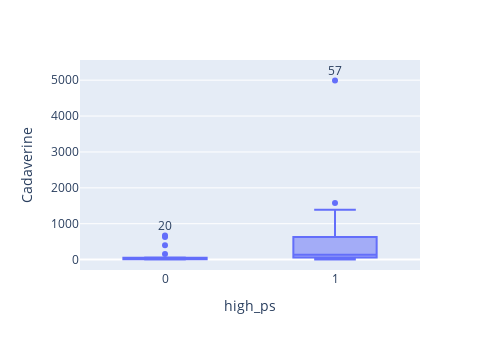

Notebook code cell kept with this figure:
### Code cell
fig, res = get_box(ps_meta, "high_ps", met_cols[0], 'less')
fig.show()

### Figure 1 — Plotly figure (JSON) as saved in the notebook; plotly's stock layout.template omitted (floating-point values rounded to 4 significant figures)
{"data": [{"alignmentgroup": "True", "hovertemplate": "high_ps=%{x}<br>Cadaverine=%{y}<extra></extra>", "legendgroup": "", "marker": {"color": "#636efa"}, "name": "", "notched": false, "offsetgroup": "", "orientation": "v", "showlegend": false, "type": "box", "x": [0, 0, 0, 1, 1, 1, 0, 1, 1, 1, 1, 1, 1, 1, 1, 1, 1, 1, 1, 1, 1, 1, 1, 1, 1, 1, 1, 1, 0, 1, 1, 1, 0, 0, 1, 1, 1, 0, 0, 1, 1, 1, 0, 0, 1, 1, 1, 1, 1, 0, 1, 1, 1, 1, 1, 1, 1, 1, 0, 1, 1, 1, 1, 1, 0, 1, 1, 1, 0, 0, 1, 0, 1, 1, 0, 0, 0], "x0": " ", "xaxis": "x", "y": [29.57, 56.56, 34.75, 4.71, 28.28, 120.0, 674.6, 4991.0, 103.5, 113.3, 127.0, 75.6, 28.46, 122.4, 3.31, 41.03, 13.05, 43.99, 16.01, 439.9, 59.33, 1388.0, 707.9, 221.8, 887.2, 1144.0, 61.74, 2.86, 7.21, 1575.0, 746.7, 155.1, 7.36, 13.96, 558.2, 966.7, 9.26, 13.6, 632.1, 11.13, 491.7, 168.4, 5.12, 6.93, 11.24, 75.04, 60.63, 134.0, 695.0, 5.88, 133.1, 524.9, 391.9, 67.46, 608.1, 741.2, 22.73, 192.2, 159.5, 977.8, 229.2, 31.61, 208.9, 510.1, 6.62, 92.79, 828.1, 234.7, 397.4, 9.2, 1163.0, 31.24, 767.1, 73.75, 3.07, 11.15, 43.44], "y0": " ", "yaxis": "y"}], "layout": {"annotations": [{"showarrow": false, "text": "20", "x": 0, "y": 674.6, "yshift": 10}, {"showarrow": false, "text": "57", "x": 1, "y": 4991.0, "yshift": 10}], "boxmode": "group", "height": 350, "legend": {"tracegroupgap": 0}, "margin": {"t": 60}, "width": 500, "xaxis": {"anchor": "y", "domain": [0, 1], "title": {"text": "high_ps"}}, "yaxis": {"anchor": "x", "domain": [0, 1], "title": {"text": "Cadaverine"}}}}
